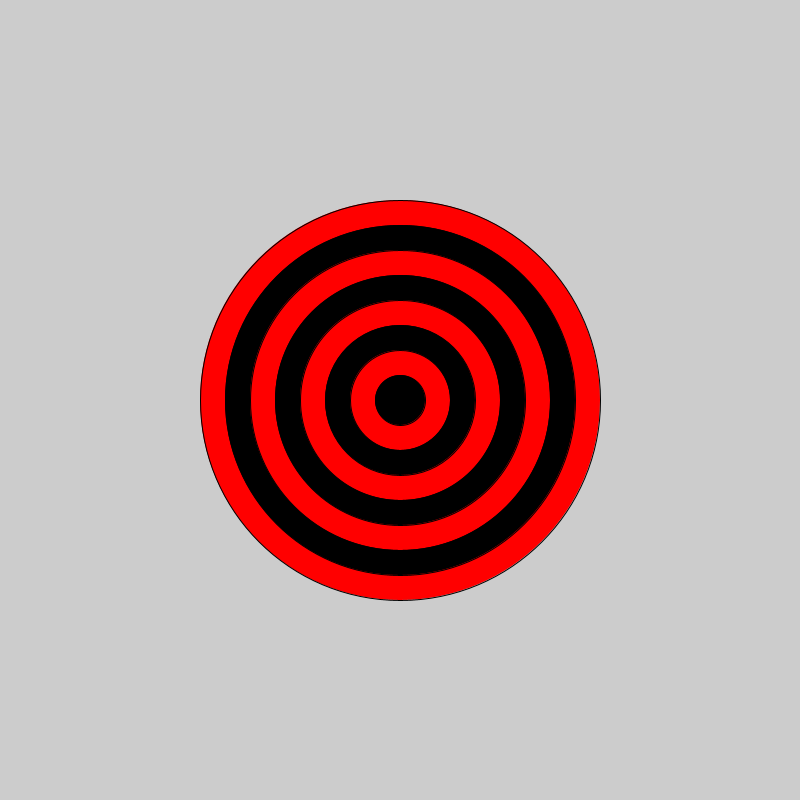
Frame 1 (no input)
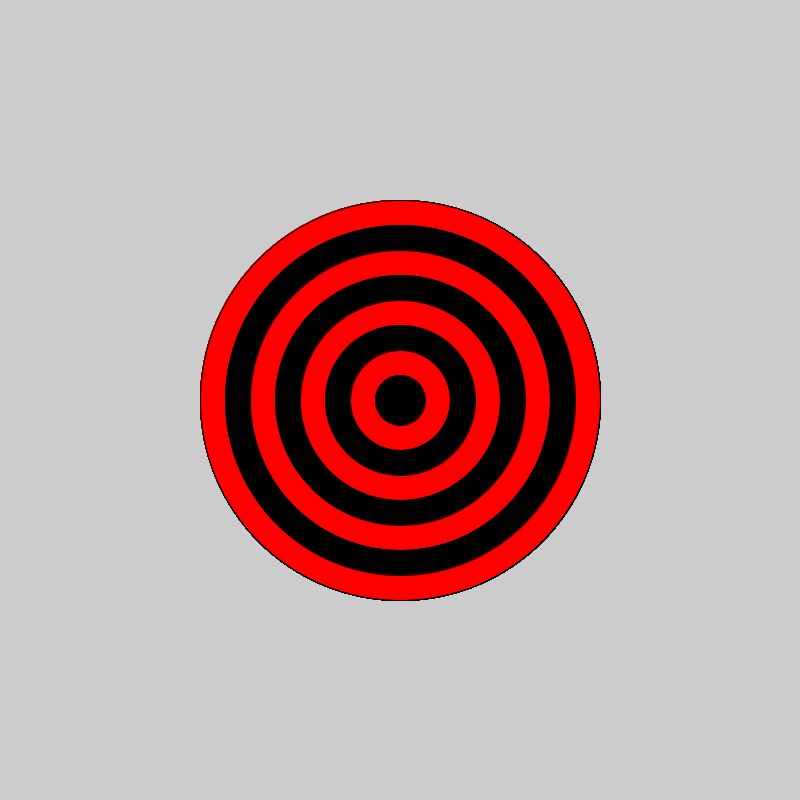
Frame 60 (the mouse pressed at the canvas centre just before this capture)
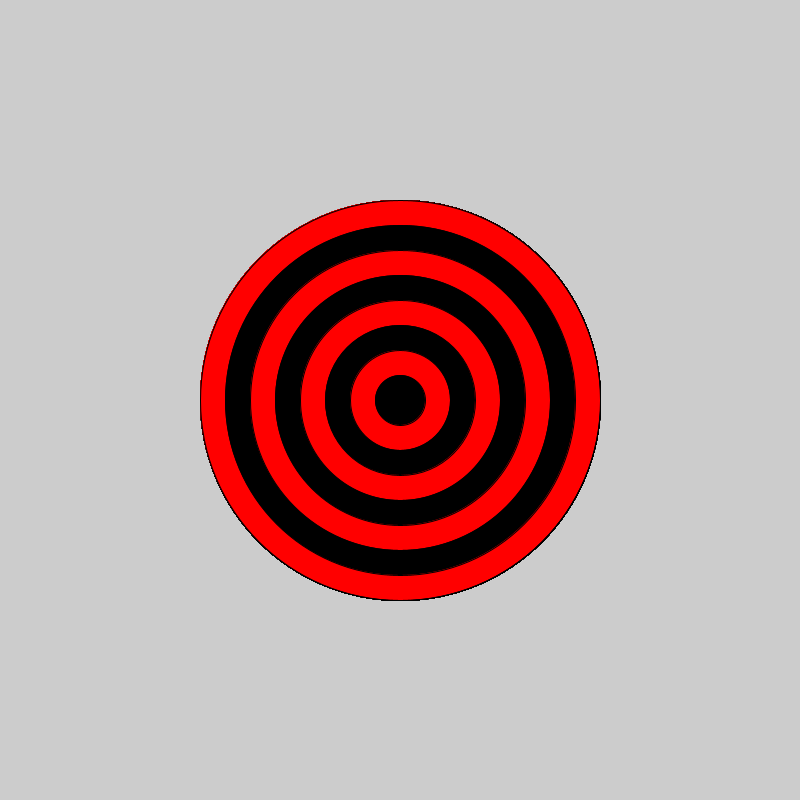
Frame 120 (the mouse held since frame 60 and released just before this capture)

The Processing sketch that drew these frames (run headless with seeded random() and noise(); from frame 60 on, the mouse is pressed at the canvas centre):

// Processing sketch: bullseye
// ── bullseye.pde

void setup() {

  // set the size of your sketch
  size(800, 800);
}

void draw() {

  //Starting with the largest ellipse, use a for loop to draw a bullseye with ellipses.
  for (int i =8; i>0; i-=1) {
    if (i % 2 == 0) {
      fill(255, 0, 0);
    } else {
      fill(0, 0, 0) ;
    }
    ellipse( 400,400 ,50 *i, 50*i);
  }


  //Use an if statement and remainder to alternate the color of your rings.
}
